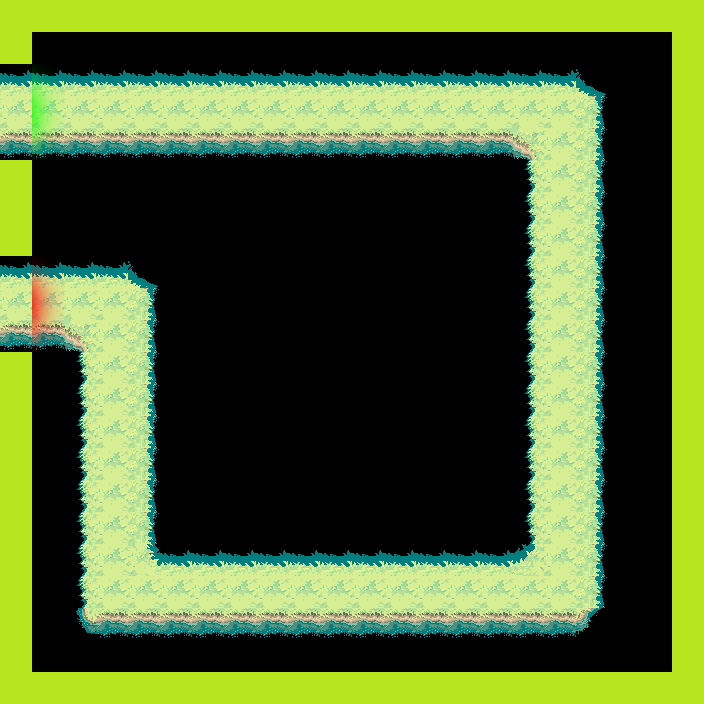

The image is a tile-based game level rendered from a .tmx file. Its description and source (layers, tilesets, objects; grid data summarised) follow:
An orthogonal 22x22 tile map with 32x32 px tiles, 3 tile layers (collision, grass, misc), 3 tilesets.

<map version="1.0" orientation="orthogonal" width="22" height="22" tilewidth="32" tileheight="32">
 <properties>
  <property name="startX" value="0" />
  <property name="startY" value="3" />
  <property name="targetX" value="0" />
  <property name="targetY" value="9" />
 </properties>
 <tileset firstgid="1" source="tilesetgrassland2.tsx" />
 <tileset firstgid="379" source="collision.tsx" />
 <tileset firstgid="381" source="startend.tsx" />
 <layer name="collision" width="22" height="22">
  <properties>
   <property name="Type" value="grass" />
  </properties>
  <data>[484 cells, 255 non-empty, 2 distinct tile ids]</data>
 </layer>
 <layer name="grass" width="22" height="22">
  <data>[484 cells, 177 non-empty, 11 distinct tile ids]</data>
 </layer>
 <layer name="misc" width="22" height="22">
  <data>[484 cells, 6 non-empty, 6 distinct tile ids]</data>
 </layer>
</map>